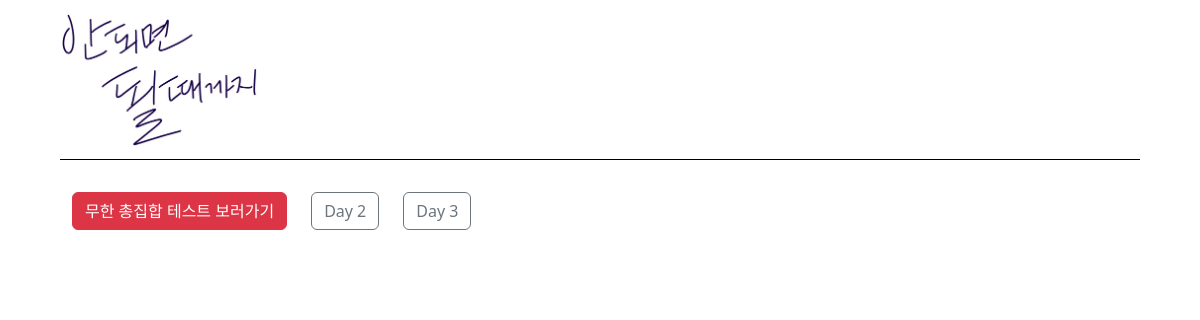
/quiz/ (signed in), run on an earlier commit of the app's database.
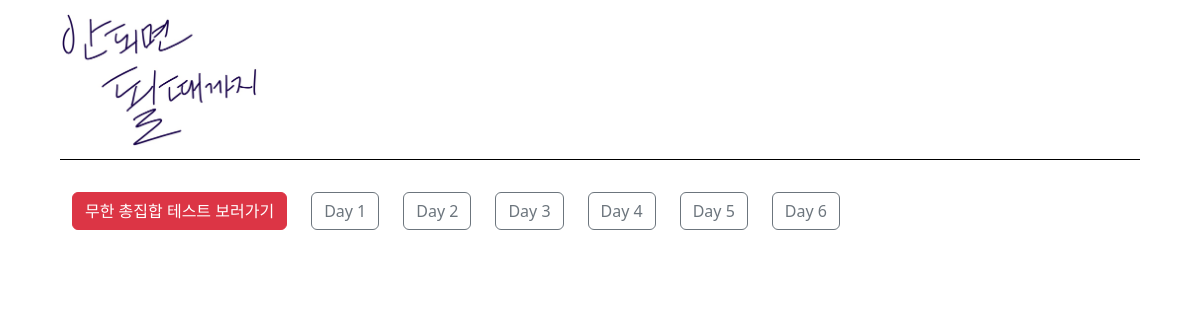
And on a later commit of the database.
### study/models.py (models this page shows)
class Vocabulary(models.Model):
    author = models.ForeignKey(User, on_delete=models.CASCADE)
    name = models.CharField(max_length=100)

### quiz/views.py (the view)
# urls.py: path("", views.quiz, name="quiz"),
def quiz(request):
    vocabularys = Vocabulary.objects.filter(author = request.user)
    template = loader.get_template('quiz/quiz.html')
    context = {
        "vocabularys":vocabularys,
    }
    return HttpResponse(template.render(context, request))

### templates/quiz/quiz.html (shortened to what this page needs)
<!DOCTYPE html>
<html lang="ko">
<head>
    {% load static %}
    <link rel="stylesheet" href="{% static 'quiz/css/quiz.css' %}">
    <link href="https://cdn.jsdelivr.net/npm/bootstrap@5.2.1/dist/css/bootstrap.min.css" rel="stylesheet">
</head>
<body>
    <div class="title">
        <img src="{% static 'study/img/vocafight_logo.png' %}" class="logo">
    </div>
    <div class="vocabulary">
        <button type="button" class="btn btn-danger daily_btn" onclick="location.href='/quiz/all/'">무한 총집합 테스트 보러가기</button>
    {% for vocabulary in vocabularys %}
        <button class="btn btn-outline-secondary daily_btn" onclick="location.href='/quiz/{{vocabulary.id}}/'">{{vocabulary.name}}</button>
    {% endfor %}
    </div>
</body>
</html>

What changed in the data, as far as the page shows it:
now on this page (row edited): Vocabulary: name "Day 1"
added Vocabulary: name "Day 4"
added Vocabulary: name "Day 5"
added Vocabulary: name "Day 6"
